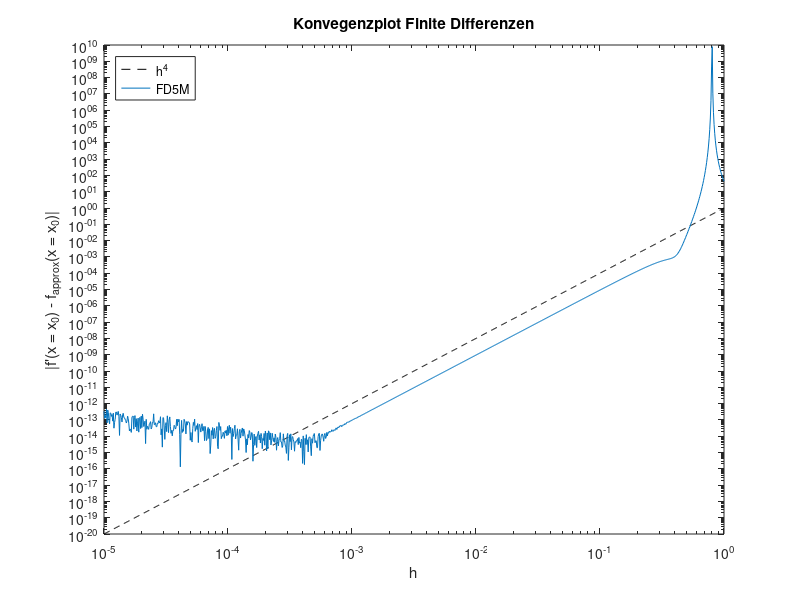

MATLAB code for this plot:
close all
clear
clc

% Schrittweiter
h = logspace(-5,0,1000);

% Es ist die Funktion f(x) = (x/(1+x))^5 gegeben.
f = @(x) (x./(1+x)).^5;

% Zweipunkte-Formel (x0 − h, x0)
f_diff_2P = @(x0) (f(x0)-f(x0-h))./h;

% Dreipunkte-Endpunkt-Formel (x0, x0 + h, x0 + 2h)
f_diff_3PE = @(x0) 1./(2.*h) .* (-3.*f(x0)+4.*f(x0+h)-f(x0+2.*h));

% Dreipunkte-Mittelpunkt-Formel (x0 − h, x0, x0 + h)
f_diff_3PM = @(x0) 1./(2.*h) .* (f(x0+h)-f(x0-h));

% Fünfpunkte-Mittelpunkt-Formel (x0 − 2h, x0 − h, x0, x0 + h, x0 + 2h)
f_diff_5P =@(x0) 1./(12.*h) .* (f(x0-2.*h)-8.*f(x0-h)+8.*f(x0+h)-f(x0+2.*h));

% Der exakte Wert der Ableitung f':
f_diff =@(x) (5.*x.^4)./(x + 1).^5 - (5.*x.^5)./(x + 1).^6;
f_diff_exakt =@(x0) f_diff(x0);

%% Plotten des Fehlers der Finite-Differenzen-Approximation:
%% x0 = 0.6
x0 = 0.6;
k = logspace(-2,1,1000);
figure(1)

% loglog(h,h,'k--','DisplayName','h');
% hold on
% loglog(h,abs(f_diff_exakt(x0)-f_diff_2P(x0)), 'DisplayName','FD2P') % Zweipunkte-Formel
% hold off

% loglog(h,h.^2,'k--','DisplayName','h^2');
% hold on
% loglog(h,abs(f_diff_exakt(x0)-f_diff_3PE(x0)), 'DisplayName', 'FD3E') % Dreipunkte-Endpunkt-Formel
% hold off

% loglog(h,h.^2,'k--','DisplayName','h^2');
% hold on
% loglog(h,abs(f_diff_exakt(x0)-f_diff_3PM(x0)), 'DisplayName', 'FD3M') % Dreipunkte-Mittelpunkt-Formel
% hold off

loglog(h,h.^4,'k--','DisplayName','h^4');
hold on
loglog(h,abs(f_diff_exakt(x0)-f_diff_5P(x0)),'DisplayName', 'FD5M') % Fünfpunkte-Mittelpunkt-Formel
hold off

title('Konvegenzplot Finite Differenzen')
xlabel('h')
ylabel("|f'(x = x_0) - f_{approx}(x = x_0)|")
legend('Location','northwest')
